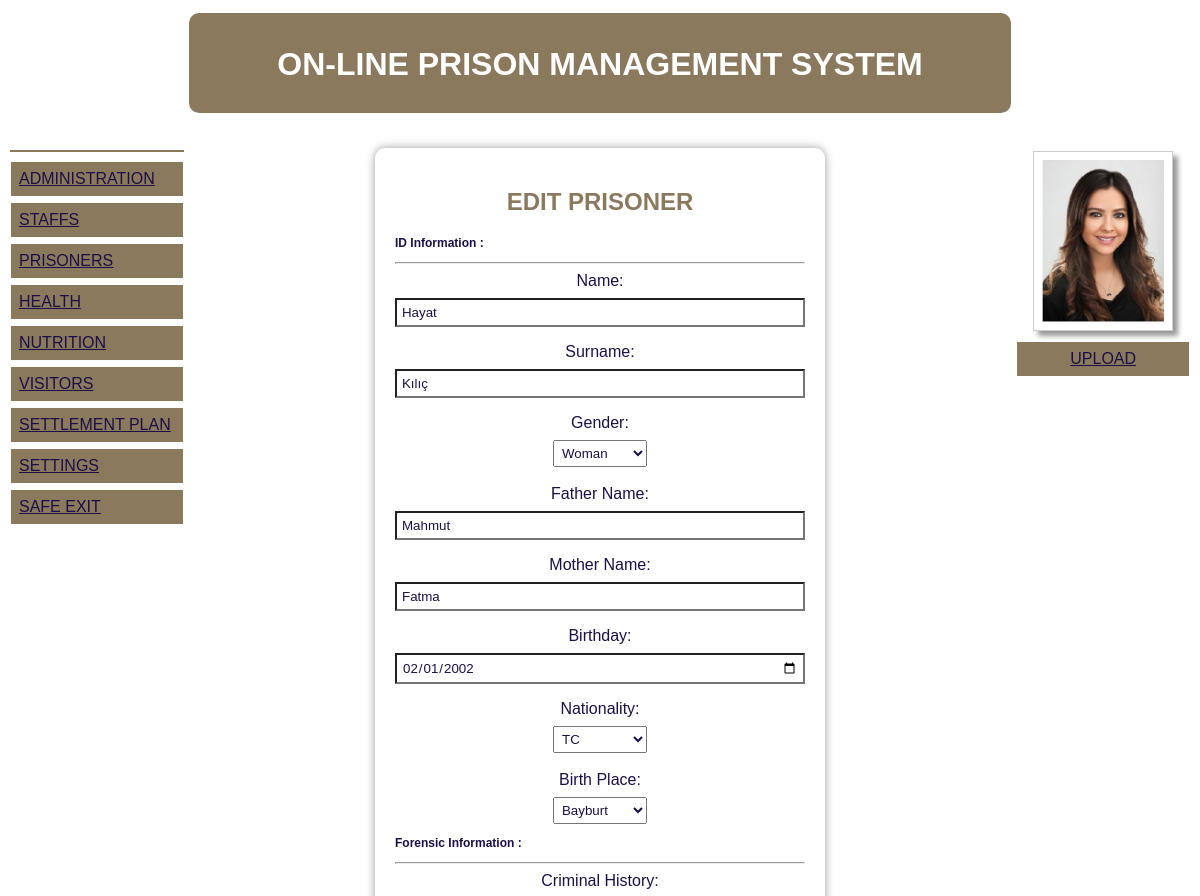
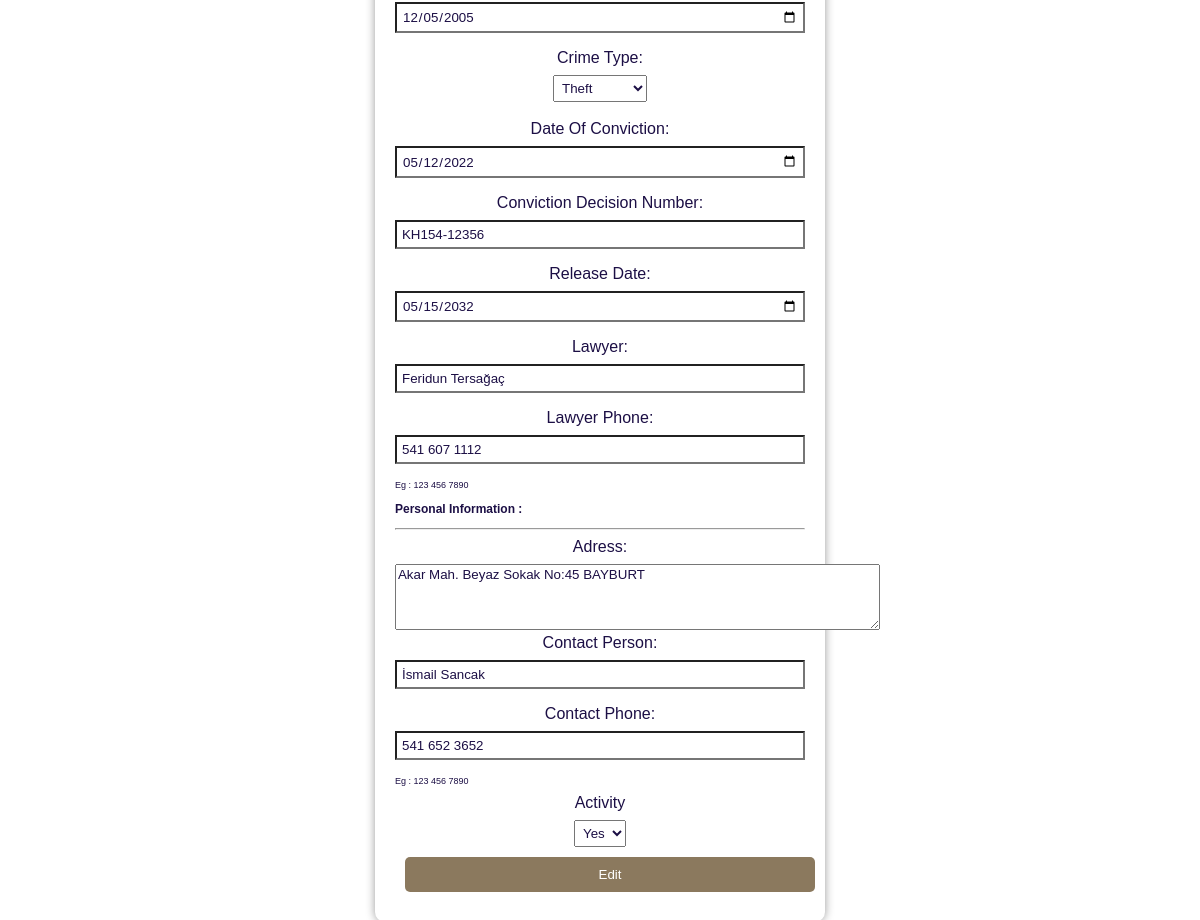
Screenshot of /prisoneredit.php?id=5 with the database file from the repository (2 pictures, top to bottom).
### tables this page shows
CREATE TABLE `prisoners` (
  `idprs` int(11) NOT NULL,
  `mahsicilno` varchar(15) NOT NULL,
  `ad` varchar(20) NOT NULL,
  `soyad` varchar(30) NOT NULL,
  `cinsiyet` varchar(5) NOT NULL,
  `babaadi` varchar(20) NOT NULL,
  `anneadi` varchar(20) NOT NULL,
  `dogumtarihi` date NOT NULL,
  `uyruk` varchar(10) NOT NULL,
  `dogumyeri` varchar(30) NOT NULL,
  `suctarihi` date NOT NULL,
  `succinsi` varchar(25) NOT NULL,
  `mahtarihi` date NOT NULL,
  `mahkararno` varchar(50) NOT NULL,
  `tahliyetarihi` date NOT NULL,
  `avukat` varchar(30) DEFAULT NULL,
  `avukattlf` varchar(15) DEFAULT NULL,
  `adres` varchar(250) DEFAULT NULL,
  `iletkisi` varchar(60) DEFAULT NULL,
  `ilettlf` varchar(25) DEFAULT NULL,
  `resim` varchar(30) DEFAULT NULL,
  `aktiflik` varchar(3) NOT NULL
);

### prisoneredit.php (the view, shortened to what this page needs)
<?php
include "config.php";
$getid=$_GET['id'];
?>
<!DOCTYPE html>
<html>
<head>
<link rel="stylesheet" href="style.css">
</head>
<body>
<div class= "header">
   <?php require_once "header.php" ?>
</div>
<div style="overflow:auto">
  <div class="menu">
    <?php require_once "menu.php"; ?>
  </div>
  <div class="main">
<div class="nstaff">
<h2>EDIT PRISONER</h2>
<?php
$sorgu = $conn->query("SELECT * FROM prisoners WHERE idprs =".$getid);
$sonuc = $sorgu->fetch_assoc();
?>
<h3 style="font-size:12px; text-align:left";>ID Information :</h3><hr>
<form action="" method="post">
            <label for="name">Name:</label>
            <input type="text" name="name" value="<?php echo $sonuc['ad'] ?>">
            <label for="surname">Surname:</label>
            <input type="text" name="surname" value="<?php echo $sonuc['soyad'] ?>">
            <label for="gender">Gender:</label>
            <select id="gender" class="combo" name="gender">
            <?php if ($sonuc['cinsiyet']=="Man") { ?>
            <option value="Man" selected>Man</option>
            <option value="Woman">Woman</option></select>
            <?php }
            else{ ?>
            <option value="Woman" selected>Woman</option></select>
            <?php }    ?>
            <br> <br>
            <label for="fathername">Father Name:</label>
            <input type="text" name="fathername" value="<?php echo $sonuc['babaadi'] ?>">
            <label for="mothername">Mother Name:</label>
            <input type="text" name="mothername" value="<?php echo $sonuc['anneadi'] ?>">
            <label for="birthday">Birthday:</label>
            <input type="date" name="birthday" value="<?php echo $sonuc['dogumtarihi'] ?>">
            <label for="nationality">Nationality:</label>
            <select id="first_combobox" class="combo" name="nationality">
                <?php if ($sonuc['uyruk']=="TC") { ?>
                <option value="2" selected>TC</option>
                <option value="1">KKTC</option></select>
                <?php }
                else{ ?>
                <option value="2">TC</option>
                <option value="1" selected>KKTC</option></select>
                <?php }  ?>
            <br> <br>
            <label for="birthplace">Birth Place:</label>
            <select id="second_combobox" class="combo" name="placeofbirth">
                <option value="<?php echo $sonuc['dogumyeri']; ?>" selected><?php echo $sonuc['dogumyeri']; ?></option></select>
            <br>
<h3 style="font-size:12px; text-align:left";>Forensic Information :</h3><hr>
<label for="criminalhistory">Criminal History:</label>
<input type="date" name="criminalhistory"  value="<?php echo $sonuc['suctarihi'] ?>">
<label for="criminaltype">Crime Type:</label>
            <select id="crimetype" class="combo" name="crimetype">
            <?php
            $query = "SELECT suctipi FROM crimes order by suctipi";
$result = $conn->query($query);
while($sonuc2 = $result->fetch_assoc()) {
$suctipi = $sonuc2['suctipi'];
if ($suctipi==$sonuc['succinsi']){
echo "<option selected value='" . $sonuc2['suctipi'] . "'>" . $sonuc2['suctipi'] . "</option>";
}else{
    echo "<option value='" . $sonuc2['suctipi'] . "'>" . $sonuc2['suctipi'] . "</option>";
}
     }  ?>
          </select><br><br>
<label for="dateofconviction">Date Of Conviction:</label>
<input type="date" name="dateofconviction" value="<?php echo $sonuc['mahtarihi'] ?>">
<label for="convictiondesicionnumber">Conviction Decision Number:</label>
<input type="text" name="convictiondesicionnumber" value="<?php echo $sonuc['mahkararno'] ?>">
<label for="releasedate">Release Date:</label>
<input type="date" name="releasedate" value="<?php echo $sonuc['tahliyetarihi'] ?>">
<label for="lawyer">Lawyer:</label>
<input type="text" name="lawyer" value="<?php echo $sonuc['avukat'] ?>">
<label for="lawyerphone">Lawyer Phone:</label>
<input type="tel" id="lawyerphone" name="lawyerphone" value="<?php echo $sonuc['avukattlf'] ?>" pattern="[0-9]{3} [0-9]{3} [0-9]{4}" required />
<label style="font-size:9px; text-align:left;"> Eg : 123 456 7890  </label>
<h3 style="font-size:12px; text-align:left";>Personal Information :</h3><hr>
<label for="adress">Adress:</label>
<textarea id="adress" name="adress" rows="4" cols="58" placeholder="Enter the adress"><?php echo $sonuc['adres'] ?></textarea>
<label for="contactperson">Contact Person:</label>
<input type="text" name="contactperson" value="<?php echo $sonuc['iletkisi'] ?>">
<label for="contactphone">Contact Phone:</label>
<input type="tel" id="contactphone" name="contactphone" value="<?php echo $sonuc['ilettlf'] ?>" pattern="[0-9]{3} [0-9]{3} [0-9]{4}" required />
<label style="font-size:9px; text-align:left;"> Eg : 123 456 7890  </label>
<label for="activity">Activity</label>
                <select id="activity" class="combo" name="activity">
            <?php if ( $sonuc['aktiflik']=="Yes"){ ?>
                <option selected value="Yes">Yes</option>
                <?php }else{ ?>
                <option value="Yes">Yes</option>
                <option selected value="No">No</option>
                <?php } ?>
                </select>  <br>
            <button type="submit" id="btn-save">Edit</button>
        </form>
</div>
  </div>
  <div class="right">
  <?php include "prisonersmenu2.php"; ?>
  </div>
</div>
</body>
</html>

### prisonersmenu2.php (shortened to what this page needs)
<!DOCTYPE html>
    <html lang="en">
    <head>
        <link rel="stylesheet" href="style.css">
    </head>
    <body>
       <div>
<table>
    <tr>
        <td width="250">
        <?php
        $getid=$_GET['id'];
        $sorgu = $conn->query("SELECT cinsiyet, resim FROM prisoners WHERE idprs =".$getid);
        $sonuc = $sorgu->fetch_assoc();
if ($sonuc['resim']!=""){ ?>
    <center><img src="<?php echo $sonuc['resim']; ?>" class="resim" alt="Prisoner" width="140" height ="180"></center>
    <?php }elseif($sonuc['resim']=="" && $sonuc['cinsiyet']=="Man"){ ?>
       <center><img src="prisonerpic/ves.jpg" class="resim" alt="Prisoner" width="140" height ="180"></center>
    <?php }elseif($sonuc['resim']=="" && $sonuc['cinsiyet']=="Woman") { ?>
       <center><img src="prisonerpic/ves2.jpg" class="resim" alt="Prisoner" width="140" height ="180"></center>
    <?php } ?>
    <a href="prisonerpicupload.php?id=<?php echo $getid; ?>" align="center">UPLOAD</a><br>
        </td>
    </tr>
</table>
       </div>
    </body>
    </html>

### style.css (style rules this page uses)
* { box-sizing: border-box; font-family: Arial, sans-serif; color:#1c0f45; }
.main { float: left; width: 70%; padding: 0 20px; }
.menu { float: left; width: 15%; text-align: left; margin: 30px auto; color:black; }
.right { float: left; width: 15%; text-align: center; margin: 30px auto; color:black; }
.right a { padding: 8px; margin-top: 7px; display: block; width: 100%; background-color: #8b795e; }

### prisoneredit.php (style rules this page uses)
.nstaff { width: 450px; margin: 30px auto; background-color: #fff; padding: 20px; border-radius: 10px; box-shadow: 0 0 10px rgba(0, 0, 0, 0.4); background:transparent; backdrop-filter:blur(5px); text-align: center; font-family: Arial, sans-serif; }
.nstaff h2 { color:#8b795e; }
.nstaff label { display: block; margin-bottom: 8px; }
.nstaff input { width: 100%; padding: 5px; margin-bottom: 16px; box-sizing: border-box; background-color: #fff; }
.combo { padding:4px; }
.nstaff #btn-save { width: 100%; padding: 10px; margin:10px; background-color: #8b795e; color: #fff; border: none; border-radius: 5px; cursor: pointer; }

### header.php (style rules this page uses)
.header { padding:5px; text-align:center; }

### prisonersmenu2.php (style rules this page uses)
.resim { background:transparent; padding:8px; border:1px solid #ccc; box-shadow:5px 5px 5px #999; }

### rows the page displays
prisoners: name "Hayat", surname "Kılıç", gender "Woman", fathername "Mahmut", mothername "Fatma", birthday "02/01/2002", nationality "TC", placeofbirth "Bayburt", criminalhistory "12/05/2005", dateofconviction "05/12/2022", convictiondesicionnumber "KH154-12356", releasedate "05/15/2032", lawyer "Feridun Tersağaç", lawyerphone "541 607 1112", adress "Akar Mah. Beyaz Sokak No:45 BAYBURT", contactperson "İsmail Sancak", contactphone "541 652 3652", activity "Yes", resim (picture)

### other values shown
form field crimetype "Theft"
